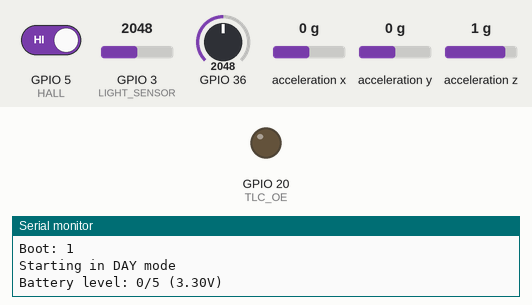
Recording of a sketch running on a simulated ESP32. On the bench: output pins drawn as LEDs (lit = HIGH), the last lines printed to the serial monitor. The test bench sets the inputs (shaded band); at power-on: GPIO 5 (HALL) HIGH, GPIO 3 (LIGHT_SENSOR) = 2048, GPIO 36 = 2048, acceleration x 0 g, acceleration y 0 g, acceleration z 1 g. Pins used as bus, display or sensor lines are not drawn. At 7.7 s the program puts the board to deep sleep or switches it off; the recording ends there.

Above: at 1.0 s.
1.1 s: GPIO 5 (HALL) driven LOW
At 1.8 s:
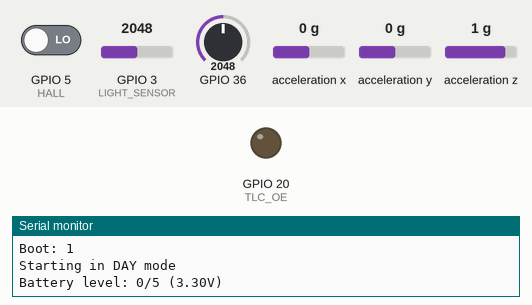
3.5 s: GPIO 3 (LIGHT_SENSOR) set to 1066
5.0 s: GPIO 3 (LIGHT_SENSOR) set to 923
At 6.2 s:
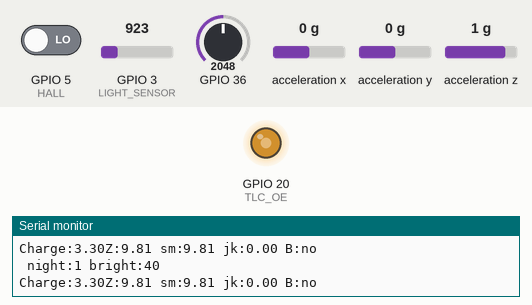
6.5 s: GPIO 5 (HALL) driven HIGH
At 7.1 s:
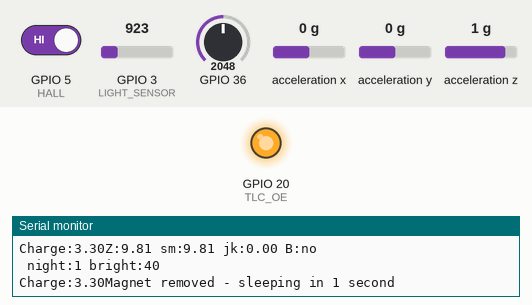
Timing chart, 0 to 7.7 s (numbered marks = the images above; inputs shaded):
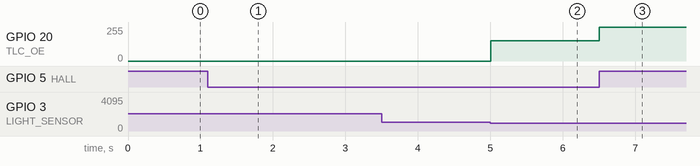

Measured:
- the behaviour switches between 993 and 992 on GPIO 3 (LIGHT_SENSOR) (found by bisection; images 1 and 2)
- after the input at 1.1 s, GPIO 20 (TLC_OE): stays 0/255 (without the input it goes to 255/255 after 0.91 s)
- after the input at 5.0 s, GPIO 20 (TLC_OE): 0/255 → 152/255 at once
- after the input at 6.5 s, GPIO 20 (TLC_OE): 152/255 → 255/255 at once

The sketch:

Bike_Light_V2.1.ino
```cpp
#include "esp_sleep.h"
#include <Wire.h>
#include <SPI.h>
#include <Adafruit_Sensor.h>
#include <Adafruit_ADXL345_U.h>

// ═══════════════════════════════════════════════════════
//  TUNING
// ═══════════════════════════════════════════════════════

const int   SMOOTH_SAMPLES  = 10;
const int   JERK_SAMPLES    = 10;
const float JERK_THRESHOLD  = -1.2;
const float ACCEL_THRESHOLD = -0.5;
const int   CONFIRM_MS      = 200;
const int   BRAKE_TIMEOUT   = 400;
const float MAX_ACCEL       = -9.0;
const int   BLINK_SLOW      = 750;
const int   BLINK_FAST      = 50;
const int   SAMPLE_MS       = 20;

// ═══════════════════════════════════════════════════════
//  BATTERY
// ═══════════════════════════════════════════════════════

const float BATTERY_EMPTY_V = 3.2;
const float BATTERY_FULL_V  = 4.2;

// ═══════════════════════════════════════════════════════
//  DAY / NIGHT MODE
// ═══════════════════════════════════════════════════════

const int LIGHT_SENSOR = 3;  // GPIO3 = D1 (TEPT4400 analog out)
float NIGHT_THRESHOLD_LOW  = 0.8;  // drop below this → enter night mode
float NIGHT_THRESHOLD_HIGH = 1.2;  // rise above this → return to day mode

const unsigned long LIGHT_CHECK_INTERVAL_MS = 100;

int NIGHT_BRIGHTNESS_PERCENT = 40;  //dimming level at night

const unsigned long IDLE_FLASH_INTERVAL_MS = 5000;
const unsigned long IDLE_FLASH_DURATION_MS = 100;

const int PWM_FREQ       = 1000; // 1kHz
const int PWM_RESOLUTION = 8;    // 8-bit = 256 brightness steps

// ═══════════════════════════════════════════════════════
//  PINS
// ═══════════════════════════════════════════════════════

const int TLC_LE    = 21;
const int TLC_OE    = 20;
const int ACCEL_SDA = 6;
const int ACCEL_SCL = 7;
const int HALL      = 5;

// ═══════════════════════════════════════════════════════
//  TLC5927 LED DRIVER — grid mapping
// ═══════════════════════════════════════════════════════

const uint16_t GRID[16] = {
  0x0000, 0x0400, 0x0010, 0x0008, 0x0200, 0x0800, 0x2000, 0x0100,
  0x1000, 0x4000, 0x0080, 0x0020, 0x0001, 0x0040, 0x0004, 0x0002,
};
const uint16_t ALL_ON = 0x7FFF;

uint16_t pos(int p) { return GRID[p]; }

// ─────────────────────────────────────────────
//  Brightness control — PWM on -OE
//
//  -OE is active LOW (LOW = outputs enabled).
//  So the PWM "duty" (HIGH time) must be the
//  INVERSE of the brightness we want:
//    100% bright → OE constantly LOW  → duty 0
//      0% bright → OE constantly HIGH → duty 255
// ─────────────────────────────────────────────
void tlcSetBrightness(int percent) {
  percent = constrain(percent, 0, 100);
  int duty = (int)round((100 - percent) / 100.0 * 255);
  ledcWrite(TLC_OE, duty);
}

void tlcBegin() {
  pinMode(TLC_LE, OUTPUT);
  digitalWrite(TLC_LE, LOW);


  ledcAttach(TLC_OE, PWM_FREQ, PWM_RESOLUTION);
  tlcSetBrightness(0);

  SPI.begin();
  tlcSend(0x0000);
  tlcSetBrightness(100); // default full brightness; day/night logic adjusts
}

void tlcSend(uint16_t data) {
  SPI.beginTransaction(SPISettings(1000000, MSBFIRST, SPI_MODE0));
  digitalWrite(TLC_LE, LOW);
  SPI.transfer(data >> 8);
  SPI.transfer(data & 0xFF);
  SPI.endTransaction();
  digitalWrite(TLC_LE, HIGH);
  delayMicroseconds(1);
  digitalWrite(TLC_LE, LOW);
}

void tlcAllOn()  { tlcSend(ALL_ON); }
void tlcAllOff() { tlcSend(0x0000); }

uint16_t batteryRowMask(int row) {
  switch (row) {
    case 0: return pos(13) | pos(14) | pos(15);
    case 1: return pos(10) | pos(11) | pos(12);
    case 2: return pos(7)  | pos(8)  | pos(9);
    case 3: return pos(4)  | pos(5)  | pos(6);
    case 4: return pos(1)  | pos(2)  | pos(3);
    default: return 0;
  }
}

int batteryLevel(float voltage) {
  float lvl = mapFloat(voltage, BATTERY_EMPTY_V, BATTERY_FULL_V, 0, 5);
  return constrain((int)round(lvl), 0, 5);
}

void batteryGaugePattern(float voltage) {
  int level = batteryLevel(voltage);
  Serial.println("Battery level: " + String(level) + "/5 ("
                  + String(voltage, 2) + "V)");

  uint16_t pattern = 0;
  for (int row = 0; row < level; row++) {
    pattern |= batteryRowMask(row);
    tlcSend(pattern);
    delay(150);
  }

  if (level == 0) {
    tlcSend(batteryRowMask(0));
    delay(150);
    tlcAllOff();
    delay(150);
    tlcSend(batteryRowMask(0));
  }

  delay(1500);
  tlcAllOff();
}

// ═══════════════════════════════════════════════════════
//  BATTERY VOLTAGE
// ═══════════════════════════════════════════════════════

float readBatteryVoltage() {
  uint32_t total = 0;
  for (int i = 0; i < 16; i++) {
    total += analogReadMilliVolts(A0);
  }
  return 2.0f * total / 16 / 1000.0f;
}

// ═══════════════════════════════════════════════════════
//  AMBIENT LIGHT SENSOR
// ═══════════════════════════════════════════════════════

float readLightLevel() {
  // average a handful of quick samples to smooth out flicker
  // (passing under power lines, dappled shade, etc.)
  uint32_t total = 0;
  const int samples = 5;
  for (int i = 0; i < samples; i++) {
    total += analogReadMilliVolts(LIGHT_SENSOR);
    delayMicroseconds(200);
  }
  return total / (float)samples / 1000.0f;  // mV → V
}

// ═══════════════════════════════════════════════════════
//  ACCELEROMETER
// ═══════════════════════════════════════════════════════

Adafruit_ADXL345_Unified accel = Adafruit_ADXL345_Unified(1);
RTC_DATA_ATTR int bootCount = 0;

float readAccelZ() {
  sensors_event_t event;
  accel.getEvent(&event);
  return event.acceleration.z;
}

// ═══════════════════════════════════════════════════════
//  ROLLING AVERAGE + LONG-WINDOW JERK
// ═══════════════════════════════════════════════════════

float smoothBuf[SMOOTH_SAMPLES];
float smoothSum  = 0;
int   smoothHead = 0;

void initSmooth(float v) {
  for (int i = 0; i < SMOOTH_SAMPLES; i++) smoothBuf[i] = v;
  smoothSum  = v * SMOOTH_SAMPLES;
  smoothHead = 0;
}

float addSmooth(float v) {
  smoothSum -= smoothBuf[smoothHead];
  smoothBuf[smoothHead] = v;
  smoothSum += v;
  smoothHead = (smoothHead + 1) % SMOOTH_SAMPLES;
  return smoothSum / SMOOTH_SAMPLES;
}

float jerkBuf[JERK_SAMPLES];
int   jerkHead = 0;

void initJerk(float v) {
  for (int i = 0; i < JERK_SAMPLES; i++) jerkBuf[i] = v;
  jerkHead = 0;
}

float computeJerk(float smoothed) {
  float oldest      = jerkBuf[jerkHead];
  jerkBuf[jerkHead] = smoothed;
  jerkHead          = (jerkHead + 1) % JERK_SAMPLES;
  return smoothed - oldest;
}

float mapFloat(float val, float inMin, float inMax,
               float outMin, float outMax) {
  return (val - inMin) * (outMax - outMin) / (inMax - inMin) + outMin;
}

// ═══════════════════════════════════════════════════════
//  SETUP
// ═══════════════════════════════════════════════════════

void setup() {
  Serial.begin(115200);
  delay(200);
  Serial.println("Alive");

  tlcBegin();
  Wire.begin(ACCEL_SDA, ACCEL_SCL);
  pinMode(HALL, INPUT_PULLUP);
  pinMode(A0, INPUT);
  pinMode(LIGHT_SENSOR, INPUT);

  bootCount++;
  Serial.println("Boot: " + String(bootCount));

  // ── Determine day/night before any LED pattern runs ──
  bool isNight = (readLightLevel() < NIGHT_THRESHOLD_LOW);
  tlcSetBrightness(isNight ? NIGHT_BRIGHTNESS_PERCENT : 100);
  Serial.println(isNight ? "Starting in NIGHT mode" : "Starting in DAY mode");

  // ── Battery check on wake ──
  float batteryV = readBatteryVoltage();
  batteryGaugePattern(batteryV);

  // ── ADXL343 ──
  if (!accel.begin()) {
    Serial.println("ADXL343 not found — check wiring");
    while (1);
  }
  accel.setRange(ADXL345_RANGE_4_G);
  accel.writeRegister(0x2D, 0x08);
  Serial.println("ADXL343 ready");

  float firstReading = readAccelZ();
  initSmooth(firstReading);
  initJerk(firstReading);

  // ── State variables ──
  bool          braking          = false;
  bool          jerkFlagged      = false;
  unsigned long confirmStart     = 0;
  bool          confirming       = false;
  unsigned long lastBrakeMs      = 0;
  int           blinkDelay       = BLINK_SLOW;
  bool          ledState         = false;
  unsigned long lastBlink        = 0;
  unsigned long lastSample       = 0;

  unsigned long lastLightCheck   = millis();
  unsigned long lastIdleFlash    = millis();
  bool          idleFlashOn      = false;
  unsigned long idleFlashStart   = 0;

  //Main loop
  while (digitalRead(HALL) == LOW) {

    unsigned long now = millis();

    // ambient light check (with hysteresis)
    if (now - lastLightCheck >= LIGHT_CHECK_INTERVAL_MS) {
      lastLightCheck = now;
      float lightV  = readLightLevel();
      bool  wasNight = isNight;

      if (!isNight && lightV < NIGHT_THRESHOLD_LOW)  isNight = true;
      if ( isNight && lightV > NIGHT_THRESHOLD_HIGH) isNight = false;

      if (isNight != wasNight) {
        tlcSetBrightness(isNight ? NIGHT_BRIGHTNESS_PERCENT : 100);
        if (!isNight) { tlcAllOff(); idleFlashOn = false; }
        Serial.println(isNight ? ">>> NIGHT MODE" : ">>> DAY MODE");
      }
    }

    //LED control
    if (braking) {
      // Braking always takes priority over the idle flash
      if (now - lastBlink >= (unsigned long)blinkDelay) {
        ledState = !ledState;
        ledState ? tlcAllOn() : tlcAllOff();
        lastBlink = now;
      }
    } else {
      if (ledState) { ledState = false; tlcAllOff(); }

      // Night-only idle flash
      if (isNight) {
        if (!idleFlashOn && now - lastIdleFlash >= IDLE_FLASH_INTERVAL_MS) {
          tlcAllOn();
          idleFlashOn    = true;
          idleFlashStart = now;
          lastIdleFlash  = now;
        }
        if (idleFlashOn && now - idleFlashStart >= IDLE_FLASH_DURATION_MS) {
          tlcAllOff();
          idleFlashOn = false;
        }
      }
    }

    //Sample at fixed rate
    if (now - lastSample < (unsigned long)SAMPLE_MS) continue;
    lastSample = now;

    float raw      = readAccelZ();
    float smoothed = addSmooth(raw);
    float jerk     = computeJerk(smoothed);

    if (jerk < JERK_THRESHOLD) jerkFlagged = true;

    if (jerkFlagged && smoothed < ACCEL_THRESHOLD) {
      if (!confirming) { confirming = true; confirmStart = now; }
      if (!braking && (now - confirmStart >= (unsigned long)CONFIRM_MS)) {
        braking = true;
        Serial.println(">>> BRAKING START");
      }
    } else {
      confirming  = false;
      jerkFlagged = false;
    }

    if (braking) {
      if (smoothed < ACCEL_THRESHOLD) {
        lastBrakeMs = now;
        float clamped = max(smoothed, MAX_ACCEL);
        blinkDelay = (int)mapFloat(clamped, ACCEL_THRESHOLD, MAX_ACCEL,
                                   BLINK_SLOW, BLINK_FAST);
        blinkDelay = constrain(blinkDelay, BLINK_FAST, BLINK_SLOW);
      }
      if (now - lastBrakeMs > (unsigned long)BRAKE_TIMEOUT) {
        braking = false; jerkFlagged = false; confirming = false;
        Serial.println("<<< BRAKING END");
      }
    }

    Serial.print("Z:"); Serial.print(raw, 2);
    Serial.print(" sm:"); Serial.print(smoothed, 2);
    Serial.print(" jk:"); Serial.print(jerk, 2);
    Serial.print(" B:"); Serial.println(braking ? "YES" : "no");
    Serial.println(" night:" + String(isNight) + " bright:" + String(NIGHT_BRIGHTNESS_PERCENT));
     float Charge = readBatteryVoltage();
    Serial.print("Charge:");Serial.print(Charge);
  }

  //  Magnet removed — shut down and sleep
  Serial.println("Magnet removed - sleeping in 1 second");
  tlcAllOff();
  tlcSetBrightness(0);              // OE forced HIGH — outputs disabled
  accel.writeRegister(0x2D, 0x0C);
  delay(1000);

  esp_deep_sleep_enable_gpio_wakeup(BIT(HALL), ESP_GPIO_WAKEUP_GPIO_LOW);
  Serial.println("Going to sleep");
  delay(200);
  esp_deep_sleep_start();
}

void loop() {}
```
